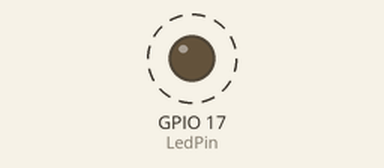
Recording of a program running on a simulated Raspberry Pi (BCM pin numbers). On the bench: output pins drawn as LEDs (lit = HIGH). Dashed ring = blinking. What the program prints to the terminal is not drawn.

Above: at 0.2 s.
Timing chart, 0 to 3.0 s (numbered marks = the images above):
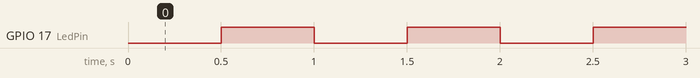

The program:

1.1.1_BlinkingLed.py
```python
#!/usr/bin/env python3

import RPi.GPIO as GPIO
import time

# Define the GPIO pin used for the LED
LedPin = 17

# Define the blinking interval in seconds
BLINK_DELAY = 0.5

def setupHardware():
    """
    Initializes RPi.GPIO and configures the LED pin.
    Returns: 0 on success, 1 on failure.
    """
    try:
        # Set the GPIO modes to BCM Numbering
        GPIO.setmode(GPIO.BCM)
        # Disable GPIO warnings
        GPIO.setwarnings(False)
        # Set LedPin's mode to output, and initial level to High(3.3v)
        GPIO.setup(LedPin, GPIO.OUT, initial=GPIO.HIGH)
        print("GPIO setup successful!")
        return 0
    except Exception as e:
        # Print an error message if initialization fails
        print(f"Failed to setup GPIO: {e}")
        return 1

def blinkLoop():
    """
    The main application loop to blink the LED.
    """
    while True:
        # Turn the LED on
        # A LOW signal is used, which is common for LEDs connected to VCC
        GPIO.output(LedPin, GPIO.LOW)
        print("LED is ON")
        time.sleep(BLINK_DELAY)

        # Turn the LED off
        GPIO.output(LedPin, GPIO.HIGH)
        print("LED is OFF")
        time.sleep(BLINK_DELAY)

def destroy():
    """
    Clean up function for GPIO resources.
    """
    # Turn off LED
    GPIO.output(LedPin, GPIO.HIGH)
    # Release resource
    GPIO.cleanup()
    print("GPIO cleanup completed")

def main():
    """
    Main function.
    Returns: Integer status code. 0 for success, 1 for error.
    """
    # Initialize the hardware
    if setupHardware() != 0:
        return 1  # Exit if setup fails

    try:
        # Start the LED blinking loop
        blinkLoop()
    except KeyboardInterrupt:
        # When 'Ctrl+C' is pressed, the program destroy() will be executed
        print("\nProgram interrupted by user")
        destroy()
        return 0
    except Exception as e:
        print(f"An error occurred: {e}")
        destroy()
        return 1

# If run this script directly, do:
if __name__ == '__main__':
    main()
```

Measured:
- by itself, GPIO 17 (LedPin): alternates HIGH for 0.50 s and LOW for 0.50 s
